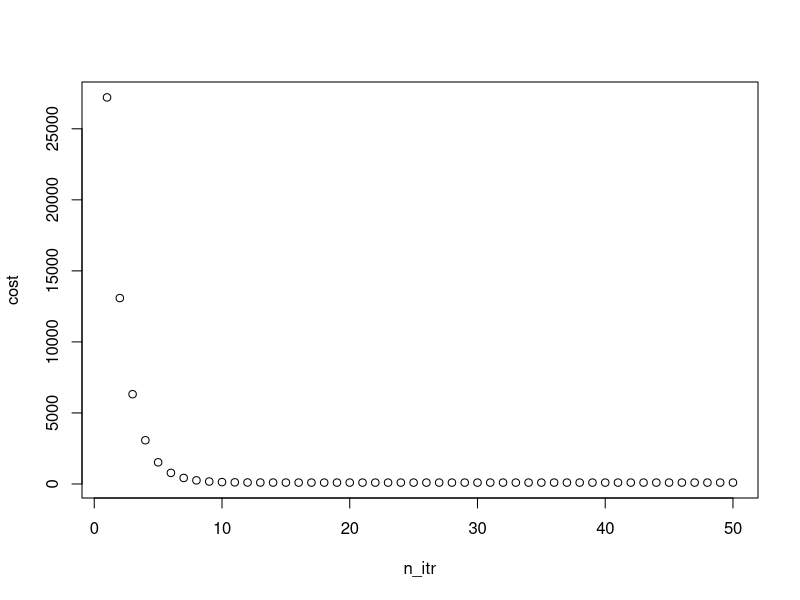
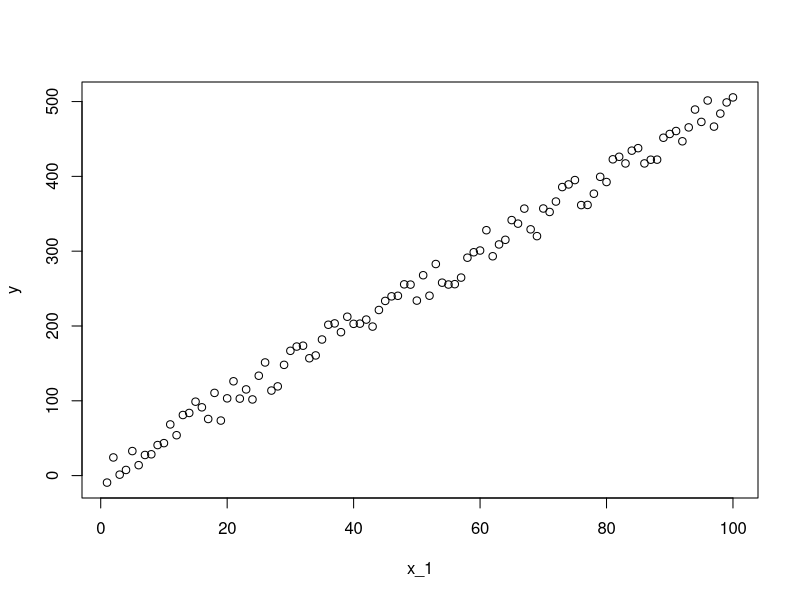
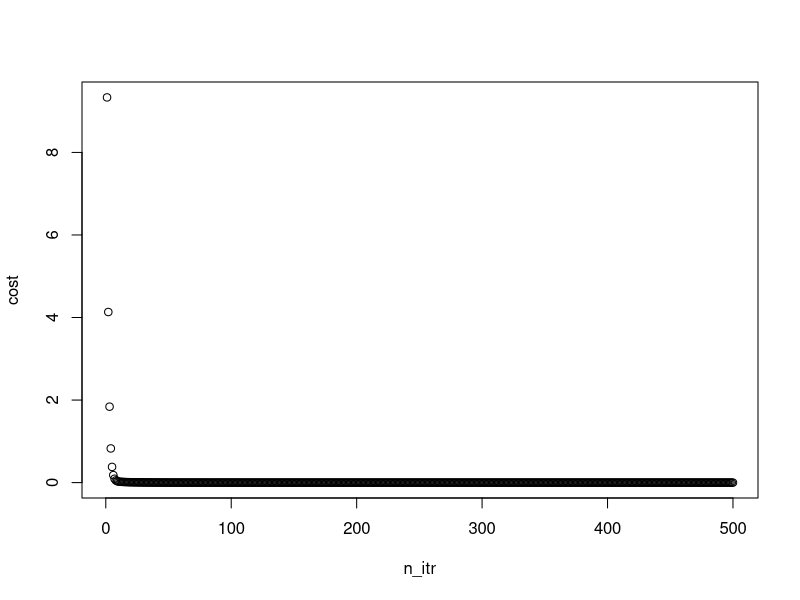

These charts were generated, in order, by the following R code:
hypothesis <- function(theta, x) {
    x %*% theta
}

cost_function <- function(theta, x, y) {
    sum((hypothesis(theta, x) - y) ^ 2) / (2 * length(y))
}


partial_derivative_cost_function <- function(theta, x, y) {
    (t(x) %*% (hypothesis(theta, x) - y)) / length(y)
}

batch_gradient_descent <- function(theta, alpha, itr, x, y) {
    cost <- c()
    for (i in 1:itr) {
        cost <- c(cost, cost_function(theta, x, y))
        theta <- theta - alpha * partial_derivative_cost_function(theta, x, y)
    }
    list(theta, cost)
}

normal_equation <- function(x, y) {
    solve(t(x) %*% x) %*% t(x) %*% y
}

x <- matrix(c(rep(1, 100), 1:100), ncol = 2)
y <- 1:100 * 5 + runif(100, -25, 25)

# gradient descent method
theta <- c(1, 1)
alpha <- 0.0005
itr  <- 50
l <- batch_gradient_descent(theta, alpha, itr, x, y)
theta <- l[[1]]
cost <- l[[2]]
n_itr <- 1:itr
plot(cost ~ n_itr)
theta
cost_function(theta, x, y)

# normal equtaion method
theta <- normal_equation(x, y)
theta

x_1 <- 1:100
plot(y ~ x_1)

x <- matrix(c(rep(1, 3), 1:3), ncol = 2)
y <- c(4, 7, 10)

theta <- c(1, 1)
alpha <- 0.3
itr  <- 500
l <- batch_gradient_descent(theta, alpha, itr, x, y)
theta <- l[[1]]
cost <- l[[2]]
n_itr <- 1:itr
plot(cost ~ n_itr)
theta

solve(t(x) %*% x) %*% t(x) %*% y
normal_equation(x, y)
